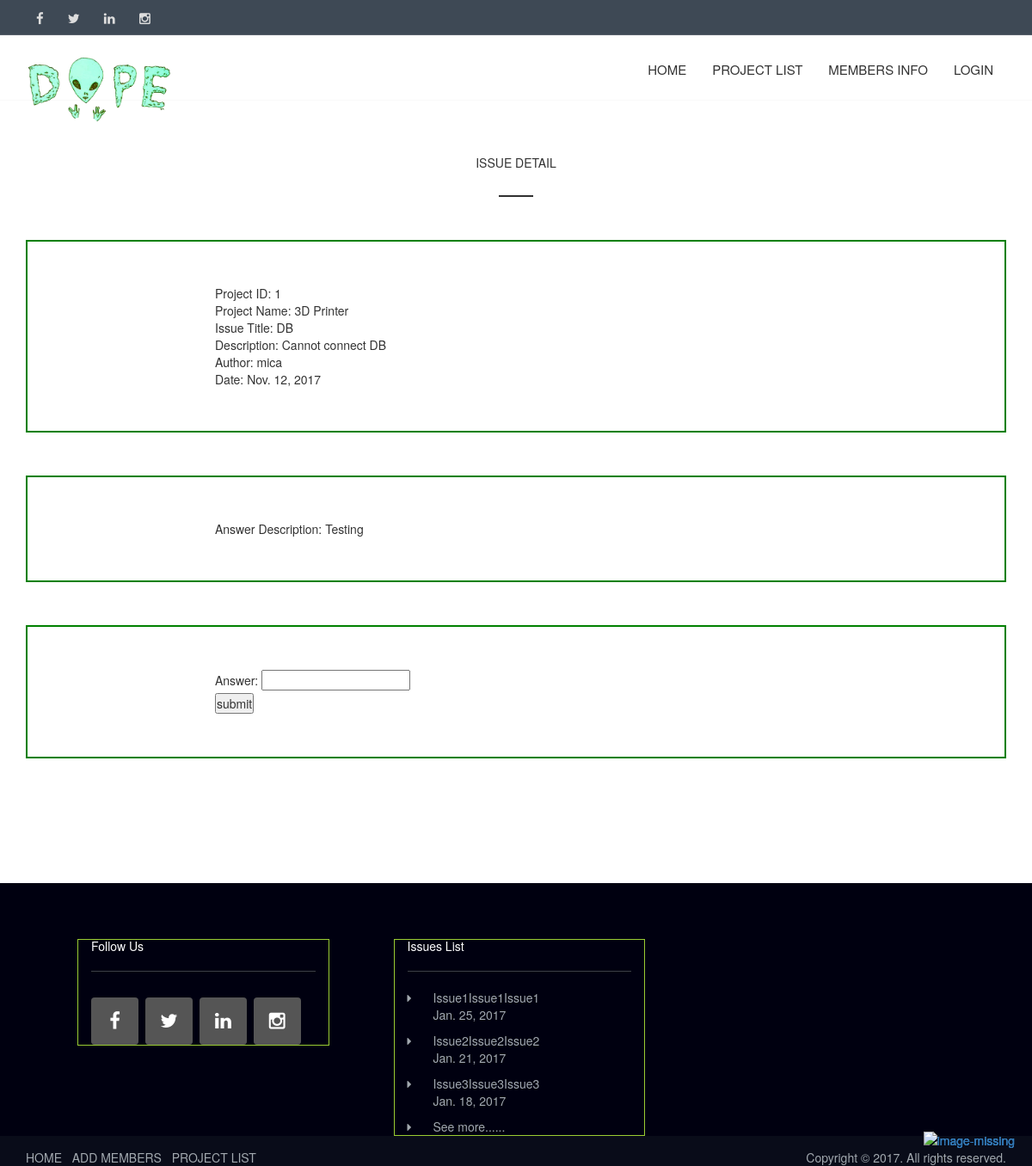
Screenshot of /myapp/1/ with the database file from the repository.
### myapp/models.py (models this page shows, shortened)
class Issue(models.Model):
    project = models.ForeignKey(Project)
    title = models.CharField(max_length=1000)
    description = models.CharField(max_length=100000)
    author = models.ForeignKey(User)
    date =  models.DateField()

class Project(models.Model):
    project_no = models.IntegerField(primary_key=True)
    members = models.ManyToManyField(Member,blank=True)
    name = models.CharField(max_length=50)
    leader = models.CharField(max_length=50)
    start_date = models.DateField()
    end_date = models.DateField()
    Communication = 0
    Planning = 1
    Modeling = 2
    Construction = 3
    Deployment = 4
    phase_choice = (
        (0, 'Communication'),
        (1, 'Planning'),
        (2, 'Modeling'),
        (3, 'Construction'),
        (4, 'Deploylment')
    )
    phase = models.IntegerField(default=0, choices=phase_choice)
    description = models.CharField(max_length=100000)

class Issue_Detail(models.Model):
    answer = models.CharField(max_length=100000)
    replyer = models.ForeignKey(User)
    issue = models.ForeignKey(Issue)

### myapp/views.py (the view)
# urls.py: url(r'^(?P<issues_id>\d+)/$', views.Issues_Detail,name='issues_detail'),
def Issues_Detail(request,issues_id):
    issues = Issue.objects.get(id=issues_id)
    project = Project.objects.get(project_no=issues.project_id)
    author = User.objects.get(id=issues.author_id)
    answer = Issue_Detail.objects.filter(issue_id=issues_id)
    form = IssueDetailForm(request.POST)
    if request.method == 'POST':
        if form.is_valid():
            issuedetail = form.save(commit=False)
            issuedetail.issue_id = issues_id
            issuedetail.replyer_id = request.user.id
            issuedetail.save()
            form = IssueDetailForm()
        else:
            form = IssueDetailForm()
    else:
        form = IssueDetailForm()
    return render(request, 'management/issues_detail.html',{'issues':issues, 'answer':answer, 'project':project, 'author':author, 'form':form})

### myapp/forms.py
class IssueDetailForm(forms.ModelForm):
    class Meta:
        model = Issue_Detail
        fields = ['answer']

### myapp/templates/management/issues_detail.html (shortened to what this page needs)
{% extends 'management/base.html' %}
{% block body_block %}
		<section class="contact_page">
			<div class="container">
				<div class="row">
					<div class="col-sm-6 col-sm-offset-3 m-t-50">
						<h1 class="underline heading">ISSUE DETAIL</h1>
					</div>
				</div>
			</div>
		</section>
        <div class="container">
			<div class="container1">
				 <ul>
                    <div class="container2" color = 'red'>
                    <li>Project ID:  {{ issues.project_id }}  </li>
                    <li>Project Name:  {{ project.name }}  </li>
                    <li>Issue Title:  {{ issues.title }}</li>
                    <li>Description:  {{ issues.description }}</li>
                    <li>Author:  {{ author.username }}</li>
                    <li>Date:  {{ issues.date }}</li>
                    </div>
                 </ul>
            </div>
			<a href="#" id="return-to-top"><img src="../../static/myapp/images/backto.png" alt="image-missing"></a>
		</div>
        <div class="container">
			<div class="container1">
				 <ul>
                     {% for an in answer %}
                        <div class="container2" color = 'red'>
                        <li>Answer Description:  {{ an.answer }}  </li>
                        </div>
                     {% endfor %}
                 </ul>
            </div>
			<a href="#" id="return-to-top"><img src="../../static/myapp/images/backto.png" alt="image-missing"></a>
		</div>
        <div class="container">
			<div class="container1">
                <div class="container2">
				<form action="" method="post">
                    {{ form.as_p }}
                    <input type="submit" value="submit"/>
                </form>
                </div>
			</div>
			<a href="#" id="return-to-top"><img src="../../static/myapp/images/backto.png" alt="image-missing"></a>
		</div>
{% endblock %}

### myapp/static/myapp/css/custom.css (style rules this page uses)
body, div, dl, dt, dd, ul, ol, li, h1, h2, h3, h4, h5, h6, pre, code, form, fieldset, legend, input, textarea, p, blockquote, th, td { margin: 0; padding: 0; }
ol,ul { list-style: none; }
h1, h2, h3, h4, h5, h6 { font-size: 100%; font-weight: normal; }
input, textarea, select { font-family: inherit; font-size: inherit; font-weight: inherit; }
input, textarea, select { *font-size:100%; }
article, aside, details, figcaption, figure, footer, header, hgroup, nav, section, summary { display: block; }
a { text-decoration: none; }
h2, h1 { line-height: 46px; }
label { font-weight: 400; }
.section-top-50, .m-t-50 { margin-top: 50px; }
.m-t-50 { margin-top: 50px; }
.heading:after, .heading1:after { border-top: 2px solid #303030; display: block; width: 40px; content: ""; }
.heading.underline:after, .heading2.underline2:after { margin: 15px auto 0; }
.heading { text-align: center; }
#return-to-top { position: fixed; bottom: 20px; right: 20px; display: block; text-decoration: none; z-index: 9999; transition: all 0.3s ease; }
.container1 { border: 2px solid green; margin-top: 50px; }
.container2 { margin: 50px auto; width: 700px; }

### rows the page displays
Issue: project_id "1", title "DB", description "Cannot connect DB", date "Nov. 12, 2017"
Project: name "3D Printer"
Issue_Detail: answer "Testing"

### other values shown
{{ author.username }} "mica"
